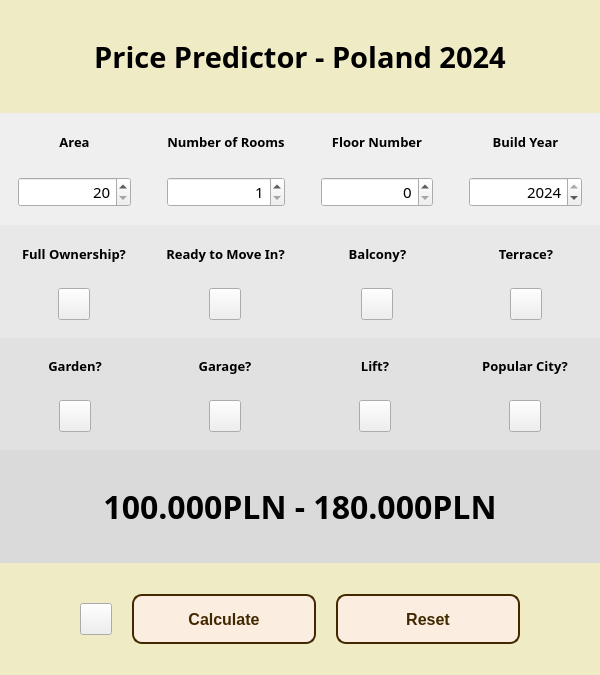
<?xml version="1.0" encoding="UTF-8"?>
<ui version="4.0">
 <class>MainWindow</class>
 <widget class="QMainWindow" name="MainWindow">
  <property name="geometry">
   <rect>
    <x>0</x>
    <y>0</y>
    <width>600</width>
    <height>675</height>
   </rect>
  </property>
  <property name="minimumSize">
   <size>
    <width>600</width>
    <height>0</height>
   </size>
  </property>
  <property name="windowTitle">
   <string>MainWindow</string>
  </property>
  <widget class="QWidget" name="centralwidget">
   <property name="styleSheet">
    <string notr="true"/>
   </property>
   <layout class="QVBoxLayout" name="verticalLayout">
    <property name="spacing">
     <number>0</number>
    </property>
    <property name="leftMargin">
     <number>0</number>
    </property>
    <property name="topMargin">
     <number>0</number>
    </property>
    <property name="rightMargin">
     <number>0</number>
    </property>
    <property name="bottomMargin">
     <number>0</number>
    </property>
    <item>
     <widget class="QFrame" name="head">
      <property name="styleSheet">
       <string notr="true">#head {
 background-color: rgba(250, 250, 250, 180);
background-color: rgba(239, 234, 178, 180);
}</string>
      </property>
      <property name="frameShape">
       <enum>QFrame::NoFrame</enum>
      </property>
      <property name="frameShadow">
       <enum>QFrame::Raised</enum>
      </property>
      <layout class="QVBoxLayout" name="verticalLayout_2">
       <item>
        <widget class="QLabel" name="label">
         <property name="font">
          <font>
           <family>Rockwell</family>
           <pointsize>22</pointsize>
           <bold>true</bold>
          </font>
         </property>
         <property name="text">
          <string>Price Predictor - Poland 2024</string>
         </property>
         <property name="alignment">
          <set>Qt::AlignCenter</set>
         </property>
        </widget>
       </item>
      </layout>
     </widget>
    </item>
    <item>
     <widget class="QFrame" name="f1">
      <property name="styleSheet">
       <string notr="true">#f1 {
 background-color: rgba(240, 240, 240, 180);
}</string>
      </property>
      <property name="frameShape">
       <enum>QFrame::NoFrame</enum>
      </property>
      <property name="frameShadow">
       <enum>QFrame::Raised</enum>
      </property>
      <layout class="QHBoxLayout" name="horizontalLayout_2">
       <property name="spacing">
        <number>0</number>
       </property>
       <property name="leftMargin">
        <number>0</number>
       </property>
       <property name="topMargin">
        <number>0</number>
       </property>
       <property name="rightMargin">
        <number>0</number>
       </property>
       <property name="bottomMargin">
        <number>0</number>
       </property>
       <item>
        <widget class="QFrame" name="frame">
         <property name="styleSheet">
          <string notr="true"/>
         </property>
         <property name="frameShape">
          <enum>QFrame::NoFrame</enum>
         </property>
         <property name="frameShadow">
          <enum>QFrame::Raised</enum>
         </property>
         <layout class="QVBoxLayout" name="verticalLayout_3">
          <item>
           <widget class="QFrame" name="frame_17">
            <property name="frameShape">
             <enum>QFrame::NoFrame</enum>
            </property>
            <property name="frameShadow">
             <enum>QFrame::Raised</enum>
            </property>
            <layout class="QVBoxLayout" name="verticalLayout_4">
             <item>
              <widget class="QLabel" name="label_2">
               <property name="font">
                <font>
                 <family>Rockwell</family>
                 <pointsize>10</pointsize>
                 <bold>true</bold>
                </font>
               </property>
               <property name="text">
                <string>Area</string>
               </property>
               <property name="alignment">
                <set>Qt::AlignCenter</set>
               </property>
              </widget>
             </item>
            </layout>
           </widget>
          </item>
          <item>
           <widget class="QFrame" name="frame_18">
            <property name="frameShape">
             <enum>QFrame::NoFrame</enum>
            </property>
            <property name="frameShadow">
             <enum>QFrame::Raised</enum>
            </property>
            <layout class="QVBoxLayout" name="verticalLayout_34">
             <item>
              <widget class="QSpinBox" name="sb_area">
               <property name="minimumSize">
                <size>
                 <width>0</width>
                 <height>30</height>
                </size>
               </property>
               <property name="font">
                <font>
                 <family>Rockwell</family>
                 <pointsize>11</pointsize>
                </font>
               </property>
               <property name="styleSheet">
                <string notr="true">QComboBox {
  background-color: #fbeee0;
  border: 2px solid #422800;
  border-radius: 5px;
  color: #422800;
}
</string>
               </property>
               <property name="alignment">
                <set>Qt::AlignRight|Qt::AlignTrailing|Qt::AlignVCenter</set>
               </property>
               <property name="suffix">
                <string/>
               </property>
               <property name="prefix">
                <string/>
               </property>
               <property name="minimum">
                <number>20</number>
               </property>
               <property name="maximum">
                <number>80</number>
               </property>
              </widget>
             </item>
            </layout>
           </widget>
          </item>
         </layout>
        </widget>
       </item>
       <item>
        <widget class="QFrame" name="frame_2">
         <property name="frameShape">
          <enum>QFrame::NoFrame</enum>
         </property>
         <property name="frameShadow">
          <enum>QFrame::Raised</enum>
         </property>
         <layout class="QVBoxLayout" name="verticalLayout_5">
          <item>
           <widget class="QFrame" name="frame_19">
            <property name="styleSheet">
             <string notr="true"/>
            </property>
            <property name="frameShape">
             <enum>QFrame::NoFrame</enum>
            </property>
            <property name="frameShadow">
             <enum>QFrame::Raised</enum>
            </property>
            <layout class="QVBoxLayout" name="verticalLayout_20">
             <item>
              <widget class="QLabel" name="label_3">
               <property name="font">
                <font>
                 <family>Rockwell</family>
                 <pointsize>10</pointsize>
                 <bold>true</bold>
                </font>
               </property>
               <property name="text">
                <string>Number of Rooms</string>
               </property>
               <property name="alignment">
                <set>Qt::AlignCenter</set>
               </property>
              </widget>
             </item>
            </layout>
           </widget>
          </item>
          <item>
           <widget class="QFrame" name="frame_20">
            <property name="frameShape">
             <enum>QFrame::NoFrame</enum>
            </property>
            <property name="frameShadow">
             <enum>QFrame::Raised</enum>
            </property>
            <layout class="QVBoxLayout" name="verticalLayout_35">
             <item>
              <widget class="QSpinBox" name="sb_rooms">
               <property name="minimumSize">
                <size>
                 <width>0</width>
                 <height>30</height>
                </size>
               </property>
               <property name="font">
                <font>
                 <family>Rockwell</family>
                 <pointsize>11</pointsize>
                </font>
               </property>
               <property name="styleSheet">
                <string notr="true">QComboBox {
  background-color: #fbeee0;
  border: 2px solid #422800;
  border-radius: 5px;
  color: #422800;
}
</string>
               </property>
               <property name="alignment">
                <set>Qt::AlignRight|Qt::AlignTrailing|Qt::AlignVCenter</set>
               </property>
               <property name="minimum">
                <number>1</number>
               </property>
               <property name="maximum">
                <number>5</number>
               </property>
              </widget>
             </item>
            </layout>
           </widget>
          </item>
         </layout>
        </widget>
       </item>
       <item>
        <widget class="QFrame" name="frame_3">
         <property name="frameShape">
          <enum>QFrame::NoFrame</enum>
         </property>
         <property name="frameShadow">
          <enum>QFrame::Raised</enum>
         </property>
         <layout class="QVBoxLayout" name="verticalLayout_6">
          <item>
           <widget class="QFrame" name="frame_21">
            <property name="frameShape">
             <enum>QFrame::NoFrame</enum>
            </property>
            <property name="frameShadow">
             <enum>QFrame::Raised</enum>
            </property>
            <layout class="QVBoxLayout" name="verticalLayout_50">
             <item>
              <widget class="QLabel" name="label_4">
               <property name="font">
                <font>
                 <family>Rockwell</family>
                 <pointsize>10</pointsize>
                 <bold>true</bold>
                </font>
               </property>
               <property name="text">
                <string>Floor Number</string>
               </property>
               <property name="alignment">
                <set>Qt::AlignCenter</set>
               </property>
              </widget>
             </item>
            </layout>
           </widget>
          </item>
          <item>
           <widget class="QFrame" name="frame_22">
            <property name="frameShape">
             <enum>QFrame::NoFrame</enum>
            </property>
            <property name="frameShadow">
             <enum>QFrame::Raised</enum>
            </property>
            <layout class="QVBoxLayout" name="verticalLayout_37">
             <item>
              <widget class="QSpinBox" name="sb_floor">
               <property name="minimumSize">
                <size>
                 <width>0</width>
                 <height>30</height>
                </size>
               </property>
               <property name="font">
                <font>
                 <family>Rockwell</family>
                 <pointsize>11</pointsize>
                </font>
               </property>
               <property name="styleSheet">
                <string notr="true">QComboBox {
  background-color: #fbeee0;
  border: 2px solid #422800;
  border-radius: 5px;
  color: #422800;
}
</string>
               </property>
               <property name="alignment">
                <set>Qt::AlignRight|Qt::AlignTrailing|Qt::AlignVCenter</set>
               </property>
               <property name="maximum">
                <number>11</number>
               </property>
              </widget>
             </item>
            </layout>
           </widget>
          </item>
         </layout>
        </widget>
       </item>
       <item>
        <widget class="QFrame" name="frame_4">
         <property name="frameShape">
          <enum>QFrame::NoFrame</enum>
         </property>
         <property name="frameShadow">
          <enum>QFrame::Raised</enum>
         </property>
         <layout class="QVBoxLayout" name="verticalLayout_7">
          <item>
           <widget class="QFrame" name="frame_23">
            <property name="frameShape">
             <enum>QFrame::NoFrame</enum>
            </property>
            <property name="frameShadow">
             <enum>QFrame::Raised</enum>
            </property>
            <layout class="QVBoxLayout" name="verticalLayout_21">
             <item>
              <widget class="QLabel" name="label_5">
               <property name="font">
                <font>
                 <family>Rockwell</family>
                 <pointsize>10</pointsize>
                 <bold>true</bold>
                </font>
               </property>
               <property name="text">
                <string>Build Year</string>
               </property>
               <property name="alignment">
                <set>Qt::AlignCenter</set>
               </property>
              </widget>
             </item>
            </layout>
           </widget>
          </item>
          <item>
           <widget class="QFrame" name="frame_24">
            <property name="frameShape">
             <enum>QFrame::NoFrame</enum>
            </property>
            <property name="frameShadow">
             <enum>QFrame::Raised</enum>
            </property>
            <layout class="QVBoxLayout" name="verticalLayout_36">
             <item>
              <widget class="QSpinBox" name="sb_year">
               <property name="minimumSize">
                <size>
                 <width>0</width>
                 <height>30</height>
                </size>
               </property>
               <property name="font">
                <font>
                 <family>Rockwell</family>
                 <pointsize>11</pointsize>
                </font>
               </property>
               <property name="styleSheet">
                <string notr="true">QComboBox {
  background-color: #fbeee0;
  border: 2px solid #422800;
  border-radius: 5px;
  color: #422800;
}
</string>
               </property>
               <property name="alignment">
                <set>Qt::AlignRight|Qt::AlignTrailing|Qt::AlignVCenter</set>
               </property>
               <property name="minimum">
                <number>1000</number>
               </property>
               <property name="maximum">
                <number>2024</number>
               </property>
               <property name="value">
                <number>2024</number>
               </property>
              </widget>
             </item>
            </layout>
           </widget>
          </item>
         </layout>
        </widget>
       </item>
      </layout>
     </widget>
    </item>
    <item>
     <widget class="QFrame" name="f2">
      <property name="styleSheet">
       <string notr="true">#f2 {
 background-color: rgba(230, 230, 230, 180);
}</string>
      </property>
      <property name="frameShape">
       <enum>QFrame::NoFrame</enum>
      </property>
      <property name="frameShadow">
       <enum>QFrame::Raised</enum>
      </property>
      <layout class="QHBoxLayout" name="horizontalLayout_3">
       <property name="spacing">
        <number>0</number>
       </property>
       <property name="leftMargin">
        <number>0</number>
       </property>
       <property name="topMargin">
        <number>0</number>
       </property>
       <property name="rightMargin">
        <number>0</number>
       </property>
       <property name="bottomMargin">
        <number>0</number>
       </property>
       <item>
        <widget class="QFrame" name="frame_5">
         <property name="frameShape">
          <enum>QFrame::NoFrame</enum>
         </property>
         <property name="frameShadow">
          <enum>QFrame::Raised</enum>
         </property>
         <layout class="QVBoxLayout" name="verticalLayout_11">
          <item>
           <widget class="QFrame" name="frame_25">
            <property name="frameShape">
             <enum>QFrame::NoFrame</enum>
            </property>
            <property name="frameShadow">
             <enum>QFrame::Raised</enum>
            </property>
            <layout class="QVBoxLayout" name="verticalLayout_25">
             <item>
              <widget class="QLabel" name="label_6">
               <property name="font">
                <font>
                 <family>Rockwell</family>
                 <pointsize>10</pointsize>
                 <bold>true</bold>
                </font>
               </property>
               <property name="text">
                <string>Full Ownership?</string>
               </property>
               <property name="alignment">
                <set>Qt::AlignCenter</set>
               </property>
              </widget>
             </item>
            </layout>
           </widget>
          </item>
          <item>
           <widget class="QFrame" name="frame_26">
            <property name="frameShape">
             <enum>QFrame::NoFrame</enum>
            </property>
            <property name="frameShadow">
             <enum>QFrame::Raised</enum>
            </property>
            <layout class="QHBoxLayout" name="horizontalLayout_6">
             <item>
              <widget class="QPushButton" name="bt_ownership">
               <property name="minimumSize">
                <size>
                 <width>32</width>
                 <height>32</height>
                </size>
               </property>
               <property name="maximumSize">
                <size>
                 <width>32</width>
                 <height>32</height>
                </size>
               </property>
               <property name="cursor">
                <cursorShape>PointingHandCursor</cursorShape>
               </property>
               <property name="styleSheet">
                <string notr="true"/>
               </property>
               <property name="text">
                <string/>
               </property>
               <property name="iconSize">
                <size>
                 <width>32</width>
                 <height>32</height>
                </size>
               </property>
               <property name="checkable">
                <bool>true</bool>
               </property>
              </widget>
             </item>
            </layout>
           </widget>
          </item>
         </layout>
        </widget>
       </item>
       <item>
        <widget class="QFrame" name="frame_6">
         <property name="frameShape">
          <enum>QFrame::NoFrame</enum>
         </property>
         <property name="frameShadow">
          <enum>QFrame::Raised</enum>
         </property>
         <layout class="QVBoxLayout" name="verticalLayout_10">
          <item>
           <widget class="QFrame" name="frame_27">
            <property name="frameShape">
             <enum>QFrame::NoFrame</enum>
            </property>
            <property name="frameShadow">
             <enum>QFrame::Raised</enum>
            </property>
            <layout class="QVBoxLayout" name="verticalLayout_24">
             <item>
              <widget class="QLabel" name="label_7">
               <property name="font">
                <font>
                 <family>Rockwell</family>
                 <pointsize>10</pointsize>
                 <bold>true</bold>
                </font>
               </property>
               <property name="text">
                <string>Ready to Move In?</string>
               </property>
               <property name="alignment">
                <set>Qt::AlignCenter</set>
               </property>
              </widget>
             </item>
            </layout>
           </widget>
          </item>
          <item>
           <widget class="QFrame" name="frame_28">
            <property name="frameShape">
             <enum>QFrame::NoFrame</enum>
            </property>
            <property name="frameShadow">
             <enum>QFrame::Raised</enum>
            </property>
            <layout class="QHBoxLayout" name="horizontalLayout_9">
             <item>
              <widget class="QPushButton" name="bt_status">
               <property name="minimumSize">
                <size>
                 <width>32</width>
                 <height>32</height>
                </size>
               </property>
               <property name="maximumSize">
                <size>
                 <width>32</width>
                 <height>32</height>
                </size>
               </property>
               <property name="cursor">
                <cursorShape>PointingHandCursor</cursorShape>
               </property>
               <property name="text">
                <string/>
               </property>
               <property name="iconSize">
                <size>
                 <width>32</width>
                 <height>32</height>
                </size>
               </property>
               <property name="checkable">
                <bool>true</bool>
               </property>
              </widget>
             </item>
            </layout>
           </widget>
          </item>
         </layout>
        </widget>
       </item>
       <item>
        <widget class="QFrame" name="frame_7">
         <property name="frameShape">
          <enum>QFrame::NoFrame</enum>
         </property>
         <property name="frameShadow">
          <enum>QFrame::Raised</enum>
         </property>
         <layout class="QVBoxLayout" name="verticalLayout_9">
          <item>
           <widget class="QFrame" name="frame_29">
            <property name="frameShape">
             <enum>QFrame::NoFrame</enum>
            </property>
            <property name="frameShadow">
             <enum>QFrame::Raised</enum>
            </property>
            <layout class="QVBoxLayout" name="verticalLayout_23">
             <item>
              <widget class="QLabel" name="label_8">
               <property name="font">
                <font>
                 <family>Rockwell</family>
                 <pointsize>10</pointsize>
                 <bold>true</bold>
                </font>
               </property>
               <property name="text">
                <string>Balcony?</string>
               </property>
               <property name="alignment">
                <set>Qt::AlignCenter</set>
               </property>
              </widget>
             </item>
            </layout>
           </widget>
          </item>
          <item>
           <widget class="QFrame" name="frame_30">
            <property name="frameShape">
             <enum>QFrame::NoFrame</enum>
            </property>
            <property name="frameShadow">
             <enum>QFrame::Raised</enum>
            </property>
            <layout class="QHBoxLayout" name="horizontalLayout_8">
             <item>
              <widget class="QPushButton" name="bt_balcony">
               <property name="minimumSize">
                <size>
                 <width>32</width>
                 <height>32</height>
                </size>
               </property>
               <property name="maximumSize">
                <size>
                 <width>32</width>
                 <height>32</height>
                </size>
               </property>
               <property name="cursor">
                <cursorShape>PointingHandCursor</cursorShape>
               </property>
               <property name="text">
                <string/>
               </property>
               <property name="iconSize">
                <size>
                 <width>32</width>
                 <height>32</height>
                </size>
               </property>
               <property name="checkable">
                <bool>true</bool>
               </property>
              </widget>
             </item>
            </layout>
           </widget>
          </item>
         </layout>
        </widget>
       </item>
       <item>
        <widget class="QFrame" name="frame_8">
         <property name="frameShape">
          <enum>QFrame::NoFrame</enum>
         </property>
         <property name="frameShadow">
          <enum>QFrame::Raised</enum>
         </property>
         <layout class="QVBoxLayout" name="verticalLayout_8">
          <item>
           <widget class="QFrame" name="frame_31">
            <property name="frameShape">
             <enum>QFrame::NoFrame</enum>
            </property>
            <property name="frameShadow">
             <enum>QFrame::Raised</enum>
            </property>
            <layout class="QVBoxLayout" name="verticalLayout_22">
             <item>
              <widget class="QLabel" name="label_9">
               <property name="font">
                <font>
                 <family>Rockwell</family>
                 <pointsize>10</pointsize>
                 <bold>true</bold>
                </font>
               </property>
               <property name="text">
                <string>Terrace?</string>
               </property>
               <property name="alignment">
                <set>Qt::AlignCenter</set>
               </property>
              </widget>
             </item>
            </layout>
           </widget>
          </item>
          <item>
           <widget class="QFrame" name="frame_32">
            <property name="frameShape">
             <enum>QFrame::NoFrame</enum>
            </property>
            <property name="frameShadow">
             <enum>QFrame::Raised</enum>
            </property>
            <layout class="QHBoxLayout" name="horizontalLayout_7">
             <item>
              <widget class="QPushButton" name="bt_terrace">
               <property name="minimumSize">
                <size>
                 <width>32</width>
                 <height>32</height>
                </size>
               </property>
               <property name="maximumSize">
                <size>
                 <width>32</width>
                 <height>32</height>
                </size>
               </property>
               <property name="cursor">
                <cursorShape>PointingHandCursor</cursorShape>
               </property>
               <property name="text">
                <string/>
               </property>
               <property name="iconSize">
                <size>
                 <width>32</width>
                 <height>32</height>
                </size>
               </property>
               <property name="checkable">
                <bool>true</bool>
               </property>
              </widget>
             </item>
            </layout>
           </widget>
          </item>
         </layout>
        </widget>
       </item>
      </layout>
     </widget>
    </item>
    <item>
     <widget class="QFrame" name="f3">
      <property name="styleSheet">
       <string notr="true">#f3 {
 background-color: rgba(220, 220, 220, 180);
}</string>
      </property>
      <property name="frameShape">
       <enum>QFrame::NoFrame</enum>
      </property>
      <property name="frameShadow">
       <enum>QFrame::Raised</enum>
      </property>
      <layout class="QHBoxLayout" name="horizontalLayout_4">
       <property name="spacing">
        <number>0</number>
       </property>
       <property name="leftMargin">
        <number>0</number>
       </property>
       <property name="topMargin">
        <number>0</number>
       </property>
       <property name="rightMargin">
        <number>0</number>
       </property>
       <property name="bottomMargin">
        <number>0</number>
       </property>
       <item>
        <widget class="QFrame" name="frame_9">
         <property name="frameShape">
          <enum>QFrame::NoFrame</enum>
         </property>
         <property name="frameShadow">
          <enum>QFrame::Raised</enum>
         </property>
         <layout class="QVBoxLayout" name="verticalLayout_12">
          <item>
           <widget class="QFrame" name="frame_33">
            <property name="frameShape">
             <enum>QFrame::NoFrame</enum>
            </property>
            <property name="frameShadow">
             <enum>QFrame::Raised</enum>
            </property>
            <layout class="QVBoxLayout" name="verticalLayout_26">
             <item>
              <widget class="QLabel" name="label_10">
               <property name="font">
                <font>
                 <family>Rockwell</family>
                 <pointsize>10</pointsize>
                 <bold>true</bold>
                </font>
               </property>
               <property name="text">
                <string>Garden?</string>
               </property>
               <property name="alignment">
                <set>Qt::AlignCenter</set>
               </property>
              </widget>
             </item>
            </layout>
           </widget>
          </item>
          <item>
           <widget class="QFrame" name="frame_34">
            <property name="frameShape">
             <enum>QFrame::NoFrame</enum>
            </property>
            <property name="frameShadow">
             <enum>QFrame::Raised</enum>
            </property>
            <layout class="QHBoxLayout" name="horizontalLayout_10">
             <item>
              <widget class="QPushButton" name="bt_garden">
               <property name="minimumSize">
                <size>
                 <width>32</width>
                 <height>32</height>
                </size>
               </property>
               <property name="maximumSize">
                <size>
                 <width>32</width>
                 <height>32</height>
                </size>
               </property>
               <property name="cursor">
                <cursorShape>PointingHandCursor</cursorShape>
               </property>
               <property name="text">
                <string/>
               </property>
               <property name="iconSize">
                <size>
                 <width>32</width>
                 <height>32</height>
                </size>
               </property>
               <property name="checkable">
                <bool>true</bool>
               </property>
              </widget>
             </item>
            </layout>
           </widget>
          </item>
         </layout>
        </widget>
       </item>
       <item>
        <widget class="QFrame" name="frame_10">
         <property name="frameShape">
          <enum>QFrame::NoFrame</enum>
         </property>
         <property name="frameShadow">
          <enum>QFrame::Raised</enum>
         </property>
         <layout class="QVBoxLayout" name="verticalLayout_13">
          <item>
           <widget class="QFrame" name="frame_35">
            <property name="frameShape">
             <enum>QFrame::NoFrame</enum>
            </property>
            <property name="frameShadow">
             <enum>QFrame::Raised</enum>
            </property>
            <layout class="QVBoxLayout" name="verticalLayout_27">
             <item>
              <widget class="QLabel" name="label_11">
               <property name="font">
                <font>
                 <family>Rockwell</family>
                 <pointsize>10</pointsize>
                 <bold>true</bold>
                </font>
               </property>
               <property name="text">
                <string>Garage?</string>
               </property>
               <property name="alignment">
                <set>Qt::AlignCenter</set>
               </property>
              </widget>
             </item>
            </layout>
           </widget>
          </item>
          <item>
           <widget class="QFrame" name="frame_36">
            <property name="frameShape">
             <enum>QFrame::NoFrame</enum>
            </property>
            <property name="frameShadow">
             <enum>QFrame::Raised</enum>
            </property>
            <layout class="QHBoxLayout" name="horizontalLayout_11">
             <item>
              <widget class="QPushButton" name="bt_garage">
               <property name="minimumSize">
                <size>
                 <width>32</width>
                 <height>32</height>
                </size>
               </property>
               <property name="maximumSize">
                <size>
                 <width>32</width>
                 <height>32</height>
                </size>
               </property>
               <property name="cursor">
                <cursorShape>PointingHandCursor</cursorShape>
               </property>
               <property name="text">
                <string/>
               </property>
               <property name="iconSize">
                <size>
                 <width>32</width>
                 <height>32</height>
                </size>
               </property>
               <property name="checkable">
                <bool>true</bool>
               </property>
              </widget>
             </item>
            </layout>
           </widget>
          </item>
         </layout>
        </widget>
       </item>
       <item>
        <widget class="QFrame" name="frame_11">
         <property name="frameShape">
          <enum>QFrame::NoFrame</enum>
         </property>
         <property name="frameShadow">
          <enum>QFrame::Raised</enum>
         </property>
         <layout class="QVBoxLayout" name="verticalLayout_14">
          <item>
           <widget class="QFrame" name="frame_37">
            <property name="frameShape">
             <enum>QFrame::NoFrame</enum>
            </property>
            <property name="frameShadow">
             <enum>QFrame::Raised</enum>
            </property>
            <layout class="QVBoxLayout" name="verticalLayout_28">
             <item>
              <widget class="QLabel" name="label_12">
               <property name="font">
                <font>
                 <family>Rockwell</family>
                 <pointsize>10</pointsize>
                 <bold>true</bold>
                </font>
               </property>
               <property name="text">
                <string>Lift?</string>
               </property>
               <property name="alignment">
                <set>Qt::AlignCenter</set>
               </property>
              </widget>
             </item>
            </layout>
           </widget>
          </item>
          <item>
           <widget class="QFrame" name="frame_38">
            <property name="frameShape">
             <enum>QFrame::NoFrame</enum>
            </property>
            <property name="frameShadow">
             <enum>QFrame::Raised</enum>
            </property>
            <layout class="QHBoxLayout" name="horizontalLayout_12">
             <item>
              <widget class="QPushButton" name="bt_lift">
               <property name="minimumSize">
                <size>
                 <width>32</width>
                 <height>32</height>
                </size>
               </property>
               <property name="maximumSize">
                <size>
                 <width>32</width>
                 <height>32</height>
                </size>
               </property>
               <property name="cursor">
                <cursorShape>PointingHandCursor</cursorShape>
               </property>
               <property name="text">
                <string/>
               </property>
               <property name="iconSize">
                <size>
                 <width>32</width>
                 <height>32</height>
                </size>
               </property>
               <property name="checkable">
                <bool>true</bool>
               </property>
              </widget>
             </item>
            </layout>
           </widget>
          </item>
         </layout>
        </widget>
       </item>
       <item>
        <widget class="QFrame" name="frame_12">
         <property name="frameShape">
          <enum>QFrame::NoFrame</enum>
         </property>
         <property name="frameShadow">
          <enum>QFrame::Raised</enum>
         </property>
         <layout class="QVBoxLayout" name="verticalLayout_15">
          <item>
           <widget class="QFrame" name="frame_39">
            <property name="frameShape">
             <enum>QFrame::NoFrame</enum>
            </property>
            <property name="frameShadow">
             <enum>QFrame::Raised</enum>
            </property>
            <layout class="QVBoxLayout" name="verticalLayout_29">
             <item>
              <widget class="QLabel" name="label_13">
               <property name="font">
                <font>
                 <family>Rockwell</family>
                 <pointsize>10</pointsize>
                 <bold>true</bold>
                </font>
               </property>
               <property name="text">
                <string>Popular City?</string>
               </property>
               <property name="alignment">
                <set>Qt::AlignCenter</set>
               </property>
              </widget>
             </item>
            </layout>
           </widget>
          </item>
          <item>
           <widget class="QFrame" name="frame_40">
            <property name="frameShape">
             <enum>QFrame::NoFrame</enum>
            </property>
            <property name="frameShadow">
             <enum>QFrame::Raised</enum>
            </property>
            <layout class="QHBoxLayout" name="horizontalLayout_13">
             <item>
              <widget class="QPushButton" name="bt_city">
               <property name="minimumSize">
                <size>
                 <width>32</width>
                 <height>32</height>
                </size>
               </property>
               <property name="maximumSize">
                <size>
                 <width>32</width>
                 <height>32</height>
                </size>
               </property>
               <property name="cursor">
                <cursorShape>PointingHandCursor</cursorShape>
               </property>
               <property name="text">
                <string/>
               </property>
               <property name="iconSize">
                <size>
                 <width>32</width>
                 <height>32</height>
                </size>
               </property>
               <property name="checkable">
                <bool>true</bool>
               </property>
              </widget>
             </item>
            </layout>
           </widget>
          </item>
         </layout>
        </widget>
       </item>
      </layout>
     </widget>
    </item>
    <item>
     <widget class="QFrame" name="f4">
      <property name="styleSheet">
       <string notr="true">#f4 {
 background-color: rgba(210, 210, 210, 180);
}</string>
      </property>
      <property name="frameShape">
       <enum>QFrame::NoFrame</enum>
      </property>
      <property name="frameShadow">
       <enum>QFrame::Raised</enum>
      </property>
      <layout class="QHBoxLayout" name="horizontalLayout_5">
       <property name="spacing">
        <number>0</number>
       </property>
       <property name="leftMargin">
        <number>0</number>
       </property>
       <property name="topMargin">
        <number>0</number>
       </property>
       <property name="rightMargin">
        <number>0</number>
       </property>
       <property name="bottomMargin">
        <number>0</number>
       </property>
       <item>
        <widget class="QFrame" name="frame_15">
         <property name="styleSheet">
          <string notr="true"/>
         </property>
         <property name="frameShape">
          <enum>QFrame::NoFrame</enum>
         </property>
         <property name="frameShadow">
          <enum>QFrame::Raised</enum>
         </property>
         <layout class="QVBoxLayout" name="verticalLayout_17">
          <item>
           <widget class="QLabel" name="lb_prediction">
            <property name="font">
             <font>
              <family>Rockwell</family>
              <pointsize>24</pointsize>
              <bold>true</bold>
             </font>
            </property>
            <property name="text">
             <string>100.000PLN - 180.000PLN</string>
            </property>
            <property name="alignment">
             <set>Qt::AlignCenter</set>
            </property>
           </widget>
          </item>
         </layout>
        </widget>
       </item>
      </layout>
     </widget>
    </item>
    <item>
     <widget class="QFrame" name="tail">
      <property name="styleSheet">
       <string notr="true">#tail {
 background-color: rgba(200, 200, 200, 180);
 
 background-color: rgba(239, 234, 178, 180);
}</string>
      </property>
      <property name="frameShape">
       <enum>QFrame::NoFrame</enum>
      </property>
      <property name="frameShadow">
       <enum>QFrame::Raised</enum>
      </property>
      <layout class="QHBoxLayout" name="horizontalLayout">
       <property name="spacing">
        <number>20</number>
       </property>
       <property name="leftMargin">
        <number>80</number>
       </property>
       <property name="topMargin">
        <number>0</number>
       </property>
       <property name="rightMargin">
        <number>80</number>
       </property>
       <property name="bottomMargin">
        <number>0</number>
       </property>
       <item>
        <widget class="QPushButton" name="bt_goback">
         <property name="minimumSize">
          <size>
           <width>32</width>
           <height>32</height>
          </size>
         </property>
         <property name="maximumSize">
          <size>
           <width>32</width>
           <height>32</height>
          </size>
         </property>
         <property name="font">
          <font>
           <pointsize>12</pointsize>
           <bold>true</bold>
          </font>
         </property>
         <property name="cursor">
          <cursorShape>PointingHandCursor</cursorShape>
         </property>
         <property name="styleSheet">
          <string notr="true"/>
         </property>
         <property name="text">
          <string/>
         </property>
         <property name="icon">
          <iconset theme="go-previous"/>
         </property>
         <property name="iconSize">
          <size>
           <width>32</width>
           <height>32</height>
          </size>
         </property>
        </widget>
       </item>
       <item>
        <widget class="QPushButton" name="bt_calculate">
         <property name="minimumSize">
          <size>
           <width>0</width>
           <height>50</height>
          </size>
         </property>
         <property name="font">
          <font>
           <pointsize>12</pointsize>
           <bold>true</bold>
          </font>
         </property>
         <property name="cursor">
          <cursorShape>PointingHandCursor</cursorShape>
         </property>
         <property name="styleSheet">
          <string notr="true">QPushButton {
  background-color: #fbeee0;
  border: 2px solid #422800;
  border-radius: 10px;
  color: #422800;
}

QPushButton:hover {
  background-color: #fff;
}</string>
         </property>
         <property name="text">
          <string>Calculate</string>
         </property>
        </widget>
       </item>
       <item>
        <widget class="QPushButton" name="bt_reset">
         <property name="minimumSize">
          <size>
           <width>0</width>
           <height>50</height>
          </size>
         </property>
         <property name="font">
          <font>
           <pointsize>12</pointsize>
           <bold>true</bold>
          </font>
         </property>
         <property name="cursor">
          <cursorShape>PointingHandCursor</cursorShape>
         </property>
         <property name="styleSheet">
          <string notr="true">QPushButton {
  background-color: #fbeee0;
  border: 2px solid #422800;
  border-radius: 10px;
  color: #422800;
}

QPushButton:hover {
  background-color: #fff;
}</string>
         </property>
         <property name="text">
          <string>Reset</string>
         </property>
        </widget>
       </item>
      </layout>
     </widget>
    </item>
   </layout>
  </widget>
 </widget>
 <resources/>
 <connections/>
</ui>
